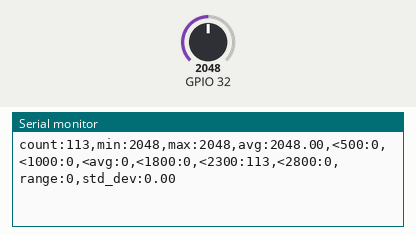
Recording of a sketch running on a simulated ESP32. Shown: the last lines printed to the serial monitor. The inputs (shaded band) are chosen by the test bench; at power-on: GPIO 32 = 2048.

Above: at 1.2 s.
1.3 s: GPIO 32 set to 1760
At 1.31 s:
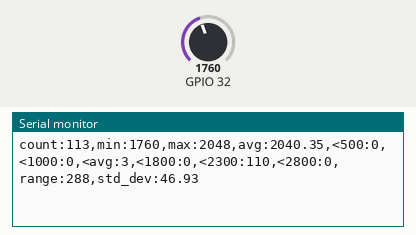
2.8 s: GPIO 32 set to 1840
At 2.81 s:
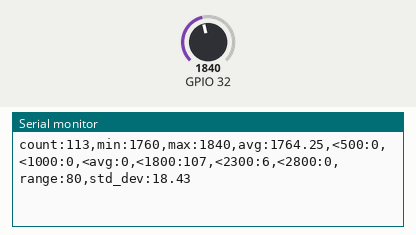
Timing chart, 0 to 5.8 s (numbered marks = the images above; inputs shaded):
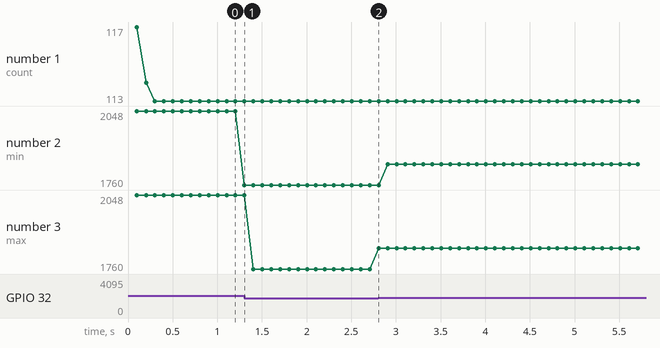

Measured:
- after the input at 1.3 s, the serial monitor: prints a new line at once (image 1)
- after the input at 2.8 s, the serial monitor: prints a new line at once (image 2)
- plotted number 2: 2048 → 1760 after the input at 1.3 s, 1760 → 1840 after the input at 2.8 s
- plotted number 3: 2048 → 1760 after the input at 1.3 s, 1760 → 1840 after the input at 2.8 s

The sketch:

analog-plotter_device-test.ino
```cpp
unsigned long t,t1,diff;
int maxV=0,minV=9999,sum=0,sum_diff=0,count=0,range=0;
double avg=0,avg_diff,variance,std_dev,square_sum_diff;
//unsigned long square_sum;
int c0_500,c500_1000,c1000_avg,cavg_1800,c1800_2300,c2300_2800;

void setup() {
  Serial.begin(115200);
//    Serial.print(minV);
//    Serial.print(",");//seperator
//    Serial.println(maxV);
}

void loop() {
  t1 = micros();
  diff = t1-t;

//  int v = analogRead(A0); //arduino
  int v = analogRead(32); //esp32
//  Serial.println(v);

  if(maxV<v){maxV=v;}
  if(v<minV){minV=v;}
  sum+=v;
//  square_sum+=v*v;

  if(avg!=0)//上次的平均数
  {
    double diff=abs(v-avg);
    sum_diff+=diff;
    square_sum_diff+=diff*diff;

  if(v<500) c0_500++;
  else if(v<1000) c500_1000++;
  else if(v<avg) c1000_avg++;
  else if(v<1800) cavg_1800++;
  else if(v<2300) c1800_2300++;
  else if(v<2800) c2300_2800++;
  }

  count++;

  if (diff>100000)//square_sum_diff is about 1.2E9 at 50ms sample range, usigned long overflows at 4.3E9
  {
    t=t1;
    range=maxV-minV;//极差
    avg=(double)sum/count;//平均数
    avg_diff=sum_diff/count;//平均差
    variance=square_sum_diff/count;//方差
    std_dev=sqrt(variance);//标准差

    Serial.print("count:");    Serial.print(count);    Serial.print(",");
    Serial.print("min:");    Serial.print(minV);
    Serial.print(",max:");    Serial.print(maxV);
    Serial.print(",avg:");    Serial.print(avg);
    Serial.print(",<500:");    Serial.print(c0_500);
    Serial.print(",<1000:");    Serial.print(c500_1000);
    Serial.print(",<avg:");    Serial.print(c1000_avg);
    Serial.print(",<1800:");    Serial.print(cavg_1800);
    Serial.print(",<2300:");    Serial.print(c1800_2300);
    Serial.print(",<2800:");    Serial.print(c2300_2800);

    Serial.print(",range:");
    Serial.print(range);
//    Serial.print(",square_sum_diff:");
//    Serial.print(square_sum_diff);
//    Serial.print(",variance:");
//    Serial.print(variance);
    Serial.print(",std_dev:");
    Serial.print(std_dev);
    Serial.println();

    minV=9999;
    maxV=0;
    range=0;
    sum=0;
//    square_sum=0;
    square_sum_diff=0;
    count=0;

    c0_500=0;
    c500_1000=0;
    c1000_avg=0;
    cavg_1800=0;
    c1800_2300=0;
    c2300_2800=0;
  }
}
```
